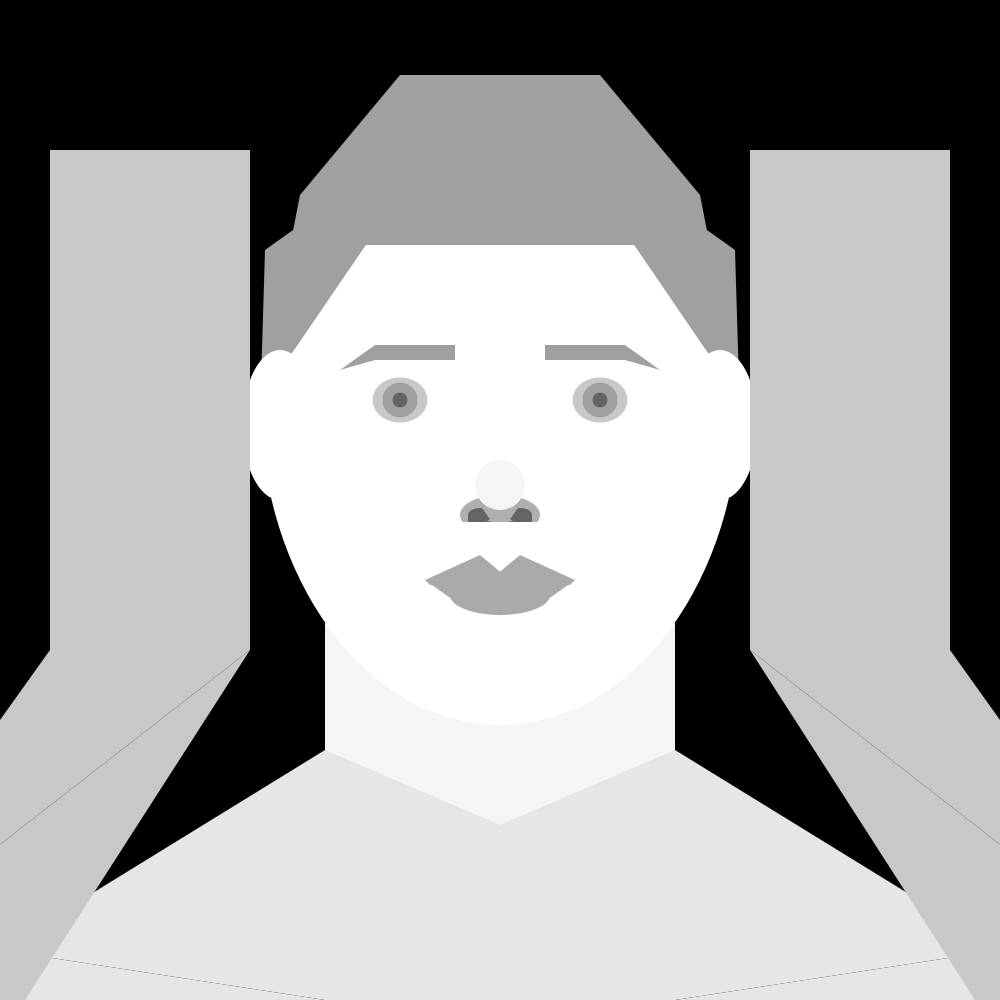
Frame 1 (no input)
Frame 60 (the mouse pressed at the canvas centre just before this capture): identical to frame 1, image omitted
Frame 120 (the mouse held since frame 60 and released just before this capture): identical to frame 1, image omitted

The Processing sketch that drew this single still picture (run headless with seeded random() and noise(); from frame 60 on, the mouse is pressed at the canvas centre):

// Processing sketch: processing_129648
// ── processing_129648.pde

int sensorA = 0;
int sensorB = 0;
int sensorC = 0;
  
void setup() {
  size(1000, 1000);
  noStroke();
}

void draw() {
  background(0, 0, 0);
  fill(245);
  rect(325, 500, 350, 500); //neck
  fill(230);
  triangle(325, 750, 325, 1000, 0, 950);//right shoulder
  triangle(0, 950, 325, 1000, 0, 1000);
  triangle(675, 750, 675, 1000, 1000, 950);//left shoulder
  triangle(1000, 950, 675, 1000, 1000, 1000);
  rect(325, 750, 350, 250); //shoulder
  fill(245);
  triangle(325, 750, 675, 750, 500, 825); //neck area in shirt
  fill(255);
  ellipse(500, 400, 480, 650); //face

  // hair, nose, ears
  //nose
  fill(175);
  ellipse (500, 515, 80, 40); // center
  fill(255);
  rect(460, 522, 80, 40);
  fill(245);
  ellipse(500, 485, 50, 50);
  //nostrils
  fill(100);
  ellipse(480, 515, 24, 14); //right
  triangle(468, 515, 468, 522, 492, 522);
  ellipse(520, 515, 24, 14); //left
  triangle(532, 515, 532, 522, 508, 522);
  fill(175);
  triangle(492, 522, 492, 508, 482, 508);
  triangle(508, 522, 508, 508, 518, 508);

  //hair
  fill(160);
  rect(400, 75, 200, 120);
  rect(350, 195, 300, 50);
  triangle(400, 75, 400, 195, 300, 195);
  triangle(600, 75, 600, 195, 700, 195);
  triangle(400, 195, 300, 195, 260, 400);
  triangle(600, 195, 700, 195, 740, 400);
  triangle(260, 415, 265, 250, 300, 225);
  triangle(740, 415, 735, 250, 700, 225);



  //ears
  fill(255);
  ellipse(280, 425, 75, 150);
  ellipse(720, 425, 75, 150);


  //eyes

  if (sensorA <= 100) {
    fill(200);
    ellipse(400, 400, sensorA/20 + 55, sensorA/20 + 45);
    ellipse(600, 400, sensorA/20 + 55, sensorA/20 + 45);
  }
  if (sensorA >= 100 && sensorA <= 180) {
    fill(200);
    ellipse(400, 400, sensorA/2 + 10, sensorA/2);
    ellipse(600, 400, sensorA/2 + 10, sensorA/2);
  }
  if (sensorA >=180) {
    fill(200);
    ellipse(400, 400, sensorA/9 + 80, sensorA/9 +70);
    ellipse(600, 400, sensorA/9 + 80, sensorA/9 +70);
  }

  //inside eye stuff
  fill(160);
  ellipse(400, 400, 35, 35);
  ellipse(600, 400, 35, 35);
  fill(100);
  ellipse(400, 400, 15, 15);
  ellipse(600, 400, 15, 15);

  //eyebrows
  int eyebrowLift = 10;
  fill(160);
  //right
  rect(375, 345-(sensorA/eyebrowLift), 80, 15);
  triangle(375, 345-(sensorA/eyebrowLift), 375, 360-(sensorA/eyebrowLift), 340, 370);
  //left
  rect(545, 345-(sensorA/eyebrowLift), 80, 15);
  triangle(625, 345-(sensorA/eyebrowLift), 625, 360-(sensorA/eyebrowLift), 660, 370);



  //mouth
  int lipSmallerValue = 4;
  int lipLargerValue = 7;
  int lipMoveDown = 30;

  //chin
  fill(255);
  ellipse(500, (sensorB/lipSmallerValue)+670, 126, 76);
  triangle(437, (sensorB/lipSmallerValue)+676, 470, 660, 365, 660); //right
  triangle(563, (sensorB/lipSmallerValue)+676, 530, 660, 635, 660); //left

  //inside mouth
  fill(100);
  triangle(425, (sensorB/lipLargerValue)+ 550+lipMoveDown, 500, (sensorB/lipSmallerValue)+ 575+lipMoveDown, 500, 550+lipMoveDown);
  triangle(575, (sensorB/lipLargerValue)+ 550+lipMoveDown, 500, (sensorB/lipSmallerValue)+ 575+lipMoveDown, 500, 550+lipMoveDown);
  fill(250);
  rect(450, 550+lipMoveDown, 100, 20);

  //lips
  fill(170);
  //lower lip
  ellipse(500, (sensorB/lipSmallerValue)+ 565 +lipMoveDown, 100, 40);
  triangle(425, (sensorB/lipLargerValue)+ 550+lipMoveDown, 460, (sensorB/lipSmallerValue)+ 575+lipMoveDown, 490, (sensorB/lipSmallerValue)+ 550+lipMoveDown); //right
  triangle(575, (sensorB/lipLargerValue)+ 550+lipMoveDown, 540, (sensorB/lipSmallerValue)+ 575+lipMoveDown, 510, (sensorB/lipSmallerValue)+ 550+lipMoveDown); //left
  //upper lip
  triangle(425, (sensorB/lipLargerValue)+ 550+lipMoveDown, 510, 550+lipMoveDown, 480, 525+lipMoveDown); //right
  triangle(425, (sensorB/lipLargerValue)+ 550+lipMoveDown, 475, 550+lipMoveDown, 430, (sensorB/lipLargerValue)+ 555+lipMoveDown);
  triangle(575, (sensorB/lipLargerValue)+ 550+lipMoveDown, 490, 550+lipMoveDown, 520, 525+lipMoveDown); //left
  triangle(575, (sensorB/lipLargerValue)+ 550+lipMoveDown, 525, 550+lipMoveDown, 570, (sensorB/lipLargerValue)+ 555+lipMoveDown);



  //hands
  fill(200);

  rect(sensorC + 50, 150, 200, 500);
  rect((1000-sensorC)-250, 150, 200, 500);
  //Right Arm
  triangle(sensorC+250, 650, sensorC+25, 1000, sensorC-200, 1000);
  triangle(sensorC+50, 650, sensorC+250, 650, sensorC-200, 1000);
  //Left Arm
  triangle((1000-sensorC)-250, 650, (1000-sensorC)-25, 1000, (1000-sensorC)+200, 1000);
  triangle((1000-sensorC)-250, 650, (1000-sensorC)-50, 650, (1000-sensorC)+200, 1000);

  //for loop with grid of shapes when hands are closed

  if (sensorC >= 255) {
    for (int x= 0; x<9; x++) {
      for (int y= 0; y<9; y++) {
        fill(random(250));
        ellipse((x+1)*100, (y+1)*100, 50, 50);
      }
    }
  }

}

void keyPressed(){
  
  //sensorA
  if (key == 'a' && sensorA < 255) {
    sensorA = sensorA + 30;
  }
  if (key == 's' && sensorA > 0){
    sensorA = sensorA - 30;
  }
  
  //sensorB
  if (key == 'b' && sensorB < 255) {
    sensorB = sensorB + 30;
  }
  if (key == 'n' && sensorB > 0){
    sensorB = sensorB - 30;
  }
  
  //sensorC
  if (key == 'c' && sensorC < 255) {
    sensorC = sensorC + 30;
  }
  if (key == 'v' && sensorC > 0){
    sensorC = sensorC - 30;
  }
}
